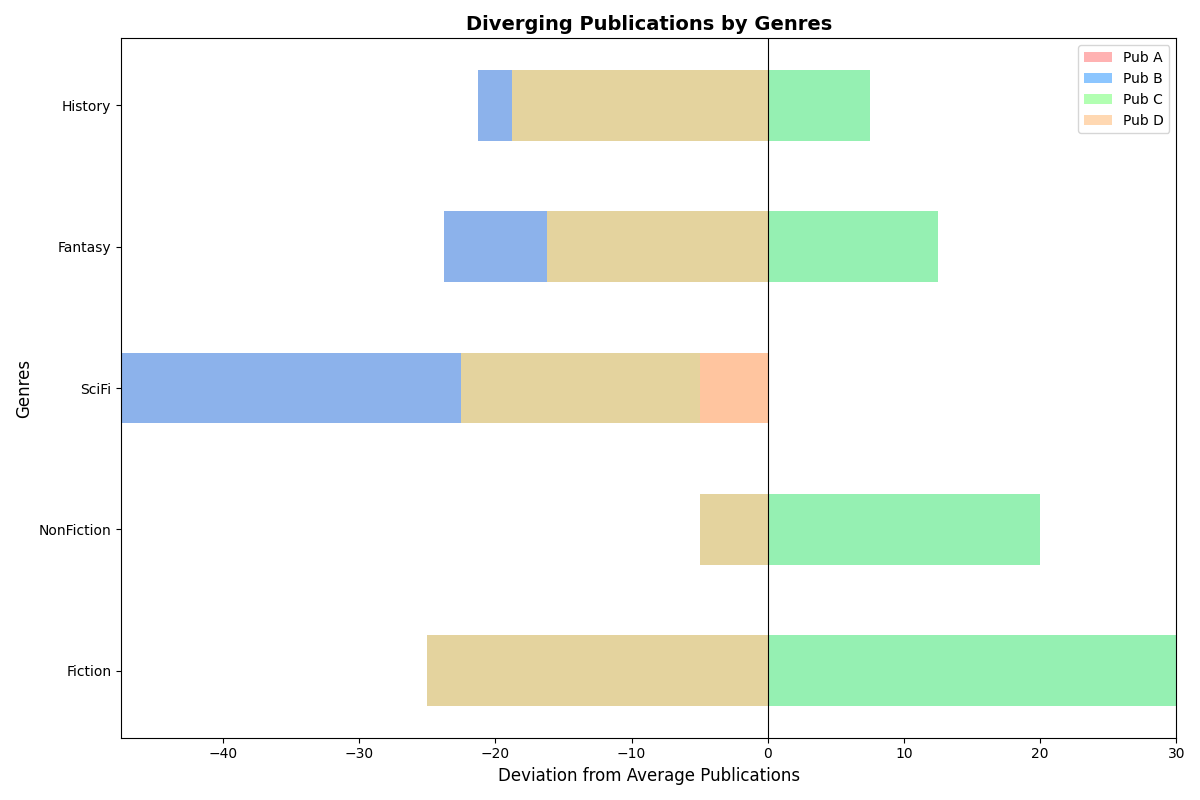

Write Python code to recreate this figure.
import matplotlib.pyplot as plt
import numpy as np

publishers = ['Pub A', 'Pub B', 'Pub C', 'Pub D']
genres = ['Fiction', 'NonFiction', 'SciFi', 'Fantasy', 'History']

data = np.array([
    [120, 150, 80, 100, 90],     
    [200, 180, 170, 160, 140],   
    [90, 130, 110, 95, 85],      
    [170, 160, 150, 140, 130]    
])

fig, ax = plt.subplots(figsize=(12, 8))
bar_width = 0.5
positions = np.arange(len(genres))

# New set of colors
colors = ['#FF9999', '#66B3FF', '#99FF99', '#FFCC99']

center_positions = np.zeros(len(genres))

# Plotting diverging bars with new colors
for idx, (publisher, color) in enumerate(zip(publishers, colors)):
    deviation = data[idx] - np.mean(data, axis=0)  
    ax.barh(positions, deviation, bar_width, left=center_positions, 
            label=publisher, color=color, alpha=0.75)
    center_positions += deviation

ax.set_yticks(positions)
ax.set_yticklabels(genres)
ax.set_xlabel('Deviation from Average Publications', fontsize=12)
ax.set_ylabel('Genres', fontsize=12)
ax.set_title('Diverging Publications by Genres', fontsize=14, fontweight='bold')
ax.axvline(0, color='black', linewidth=0.8)
ax.legend()

plt.tight_layout()
plt.show()
